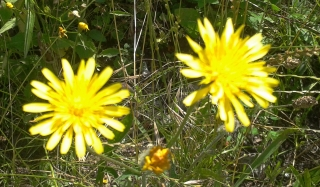
#> input picture My Datas/cicek.jpg, 320 x 187 px, found by its file name
$ python Morphological.py
#> lines starting #> are read from the running program, lines starting #| are printed output that depends on the picture; after the words box and inside, x2 and y2 are one past the last pixel; in counts of white or black regions, pixels touching at a corner belong together
import cv2
import numpy as np
from matplotlib import pyplot as plt

img = cv2.imread('C:\Python\PycharmProjects\OpenCvDersleri\My Datas\cicek.jpg', cv2.IMREAD_GRAYSCALE)
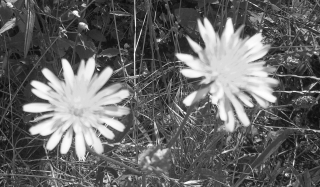
#> img: shape (187, 320); min 12, max 255, mean 103.7
_, mask = cv2.threshold(img,220,255,cv2.THRESH_BINARY_INV)
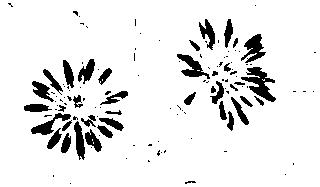
#> mask: shape (187, 320); 90.9% white; 125 black regions (87 under 20 px), largest, box (x1, y1, x2, y2) and area: (241, 67, 276, 102) 520, (241, 34, 266, 63) 353, (177, 54, 210, 79) 334


kernal = np.ones((2,2), np.uint8)

dilation = cv2.dilate(mask,kernal,iterations=2)#YAYMA
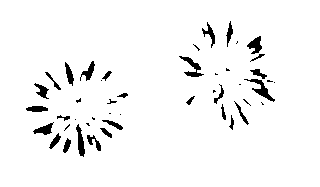
#> dilation: shape (187, 320); 95.9% white; 46 black regions (18 under 20 px), largest, box (x1, y1, x2, y2) and area: (244, 79, 275, 102) 194, (179, 56, 204, 77) 178, (76, 124, 85, 157) 154
erosion = cv2.erode(mask,kernal,iterations=1)#AŞINDIRMA
#> erosion: shape (187, 320); 87.5% white; 85 black regions (47 under 20 px), largest, box (x1, y1, x2, y2) and area: (31, 113, 103, 161) 1204, (241, 67, 277, 107) 707, (241, 34, 267, 66) 453
opening = cv2.morphologyEx(mask, cv2.MORPH_OPEN, kernal)
#> opening: shape (187, 320); 90.7% white; 111 black regions (73 under 20 px), largest, box (x1, y1, x2, y2) and area: (242, 68, 277, 103) 541, (242, 35, 267, 66) 370, (178, 55, 211, 80) 341
closing = cv2.morphologyEx(mask, cv2.MORPH_CLOSE, kernal)
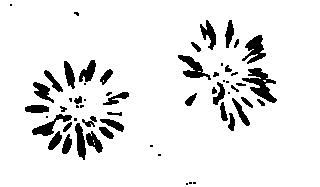
#> closing: shape (187, 320); 91.3% white; 58 black regions (20 under 20 px), largest, box (x1, y1, x2, y2) and area: (242, 68, 277, 103) 516, (242, 35, 266, 64) 348, (178, 55, 211, 80) 332
mg = cv2.morphologyEx(mask, cv2.MORPH_GRADIENT, kernal)
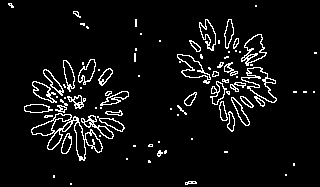
#> mg: shape (187, 320); 6.2% white in thin lines or dots
th = cv2.morphologyEx(mask, cv2.MORPH_TOPHAT, kernal)
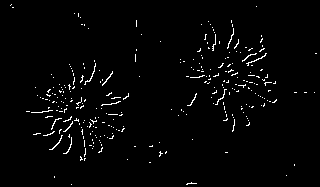
#> th: shape (187, 320); 2.1% white in thin lines or dots
bh = cv2.morphologyEx(mask, cv2.MORPH_BLACKHAT,kernal)
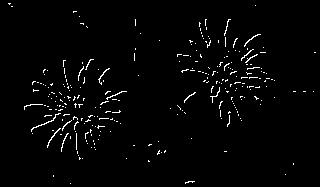
#> bh: shape (187, 320); 2.1% white in thin lines or dots

titles = ['image','mask','dilation','erosion','opening','closing','mg','th','bh']
images = [img,mask,dilation,erosion,opening,closing,mg,th,bh]

for i in range (9):
    plt.subplot(3,3,i+1), plt.imshow(images[i],'gray')
    plt.title(titles[i])
    plt.xticks([]), plt.yticks([])

plt.show()

$ run again, with My Datas/1.jpg copied over My Datas/cicek.jpg
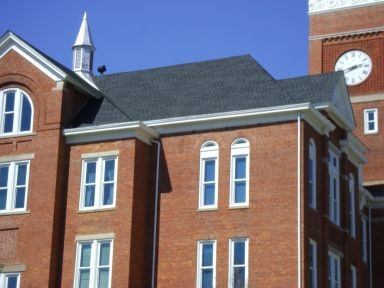
#> input picture My Datas/1.jpg, 384 x 288 px, found by its file name
#> `_, mask = cv2.threshold(img,220,255,cv2.THRESH_BINARY_INV)`:
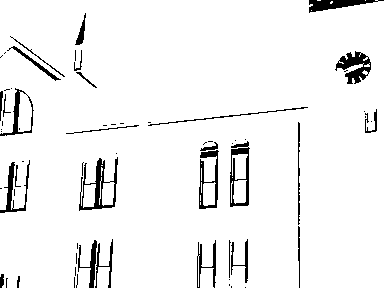
#> mask: shape (288, 384); 94.6% white; 65 black regions (37 under 20 px), largest, box (x1, y1, x2, y2) and area: (79, 157, 118, 211) 647, (335, 51, 371, 84) 592, (230, 141, 250, 207) 525
#> dilation: shape (288, 384); 98.5% white; 52 black regions (35 under 20 px), largest, box (x1, y1, x2, y2) and area: (311, 0, 366, 12) 371, (338, 54, 366, 69) 166, (96, 161, 103, 209) 129
#> erosion: shape (288, 384); 91.9% white; 33 black regions (10 under 20 px), largest, box (x1, y1, x2, y2) and area: (79, 157, 119, 212) 970, (335, 51, 372, 85) 765, (230, 139, 251, 208) 760
#> opening: shape (288, 384); 94.2% white; 44 black regions (22 under 20 px), largest, box (x1, y1, x2, y2) and area: (80, 158, 119, 212) 742, (336, 52, 372, 85) 620, (231, 142, 251, 208) 589
#> closing: shape (288, 384); 95.6% white; 86 black regions (48 under 20 px), largest, box (x1, y1, x2, y2) and area: (310, 0, 376, 13) 525, (80, 159, 119, 211) 495, (337, 53, 371, 71) 326
#> mg: shape (288, 384); 5.2% white in thin lines or dots
#> th: shape (288, 384); 2.3% white in thin lines or dots
#> `bh = cv2.morphologyEx(mask, cv2.MORPH_BLACKHAT,kernal)`:
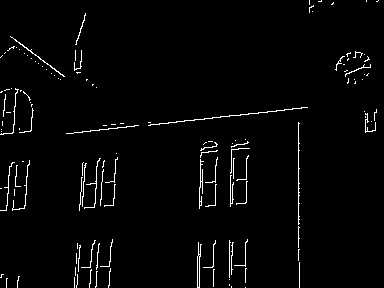
#> bh: shape (288, 384); 2.4% white in thin lines or dots

$ run again, with My Datas/1772040.jpg copied over My Datas/cicek.jpg
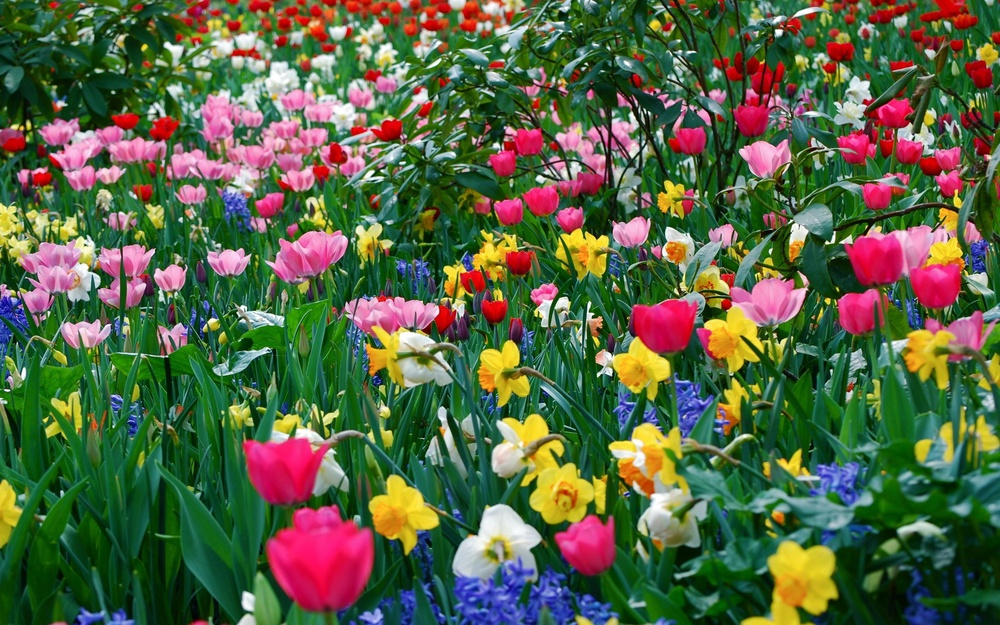
#> input picture My Datas/1772040.jpg, 1000 x 625 px, shrunk from 2560 x 1600 before the run, found by its file name
#> `_, mask = cv2.threshold(img,220,255,cv2.THRESH_BINARY_INV)`:
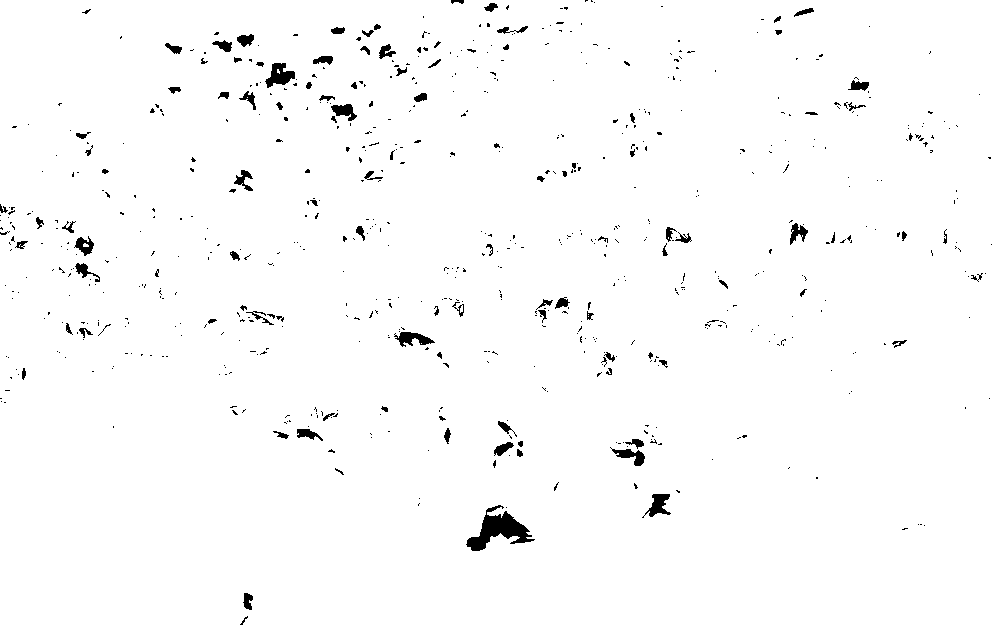
#> mask: shape (625, 1000); 98.3% white; 694 black regions (589 under 20 px), largest, box (x1, y1, x2, y2) and area: (466, 505, 535, 551) 1274, (265, 63, 295, 88) 412, (642, 494, 671, 518) 322
#> dilation: shape (625, 1000); 99.4% white; 136 black regions (103 under 20 px), largest, box (x1, y1, x2, y2) and area: (469, 514, 531, 551) 925, (268, 65, 295, 87) 271, (651, 496, 670, 517) 194
#> erosion: shape (625, 1000); 97.2% white; 552 black regions (377 under 20 px), largest, box (x1, y1, x2, y2) and area: (466, 505, 536, 552) 1455, (265, 63, 298, 89) 487, (610, 439, 646, 467) 468
#> opening: shape (625, 1000); 98.2% white; 636 black regions (531 under 20 px), largest, box (x1, y1, x2, y2) and area: (467, 506, 536, 552) 1281, (266, 64, 296, 89) 415, (395, 330, 436, 348) 332
#> closing: shape (625, 1000); 98.6% white; 255 black regions (164 under 20 px), largest, box (x1, y1, x2, y2) and area: (468, 512, 535, 552) 1211, (267, 64, 296, 89) 411, (650, 495, 671, 518) 309
#> mg: shape (625, 1000); 1.8% white in thin lines or dots
#> th: shape (625, 1000); 0.62% white in thin lines or dots
#> `bh = cv2.morphologyEx(mask, cv2.MORPH_BLACKHAT,kernal)`:
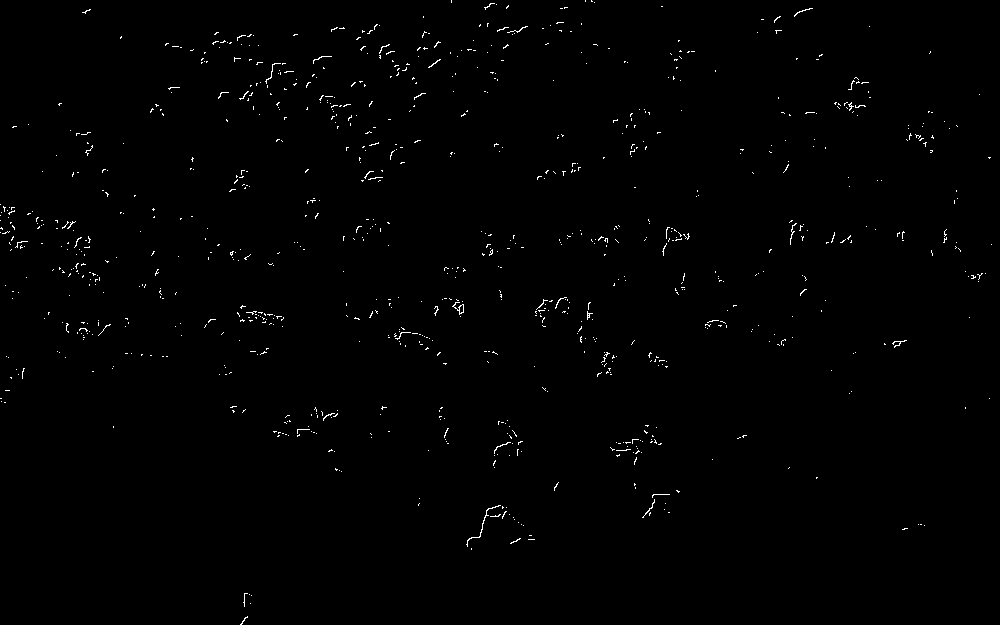
#> bh: shape (625, 1000); 0.66% white in thin lines or dots

$ run again, with My Datas/182322.jpg copied over My Datas/cicek.jpg
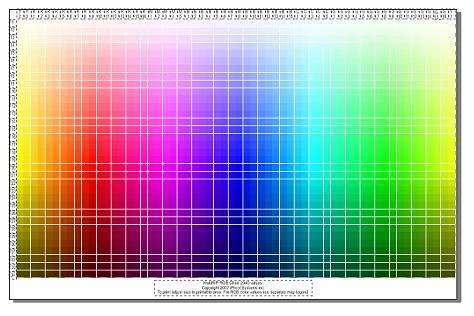
#> input picture My Datas/182322.jpg, 474 x 316 px, found by its file name
#> mask: shape (316, 474); 65.1% white; 819 black regions (793 under 20 px), largest, box (x1, y1, x2, y2) and area: (10, 10, 456, 210) 24804, (0, 0, 474, 316) 16332, (10, 269, 456, 299) 8434
#> dilation: shape (316, 474); 74.7% white; 81 black regions (73 under 20 px), largest, box (x1, y1, x2, y2) and area: (19, 20, 456, 135) 17037, (0, 0, 474, 316) 14558, (12, 280, 155, 299) 2687
#> erosion: shape (316, 474); 57.7% white; 331 black regions (306 under 20 px), largest, box (x1, y1, x2, y2) and area: (0, 0, 474, 316) 59365, (263, 174, 410, 277) 1212, (111, 240, 144, 272) 130
#> opening: shape (316, 474); 63.3% white; 339 black regions (331 under 20 px), largest, box (x1, y1, x2, y2) and area: (0, 0, 474, 316) 53273, (264, 175, 410, 277) 605, (112, 241, 144, 272) 64
#> closing: shape (316, 474); 69% white; 159 black regions (140 under 20 px), largest, box (x1, y1, x2, y2) and area: (11, 11, 457, 159) 20778, (0, 0, 474, 316) 16278, (11, 278, 457, 300) 7960
#> mg: shape (316, 474); 14.3% white in thin lines or dots, all inside (x1, y1, x2, y2) = (8, 8, 463, 304)
#> th: shape (316, 474); 6.3% white in thin lines or dots, all inside (x1, y1, x2, y2) = (8, 8, 462, 303)
#> `bh = cv2.morphologyEx(mask, cv2.MORPH_BLACKHAT,kernal)`:
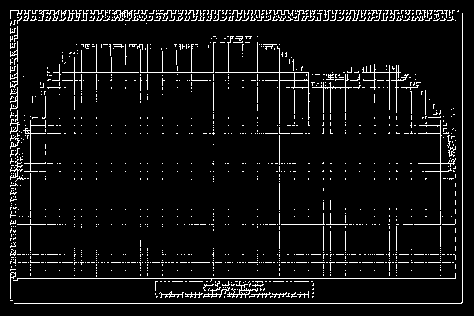
#> bh: shape (316, 474); 6.1% white in thin lines or dots, all inside (x1, y1, x2, y2) = (10, 10, 463, 304)
